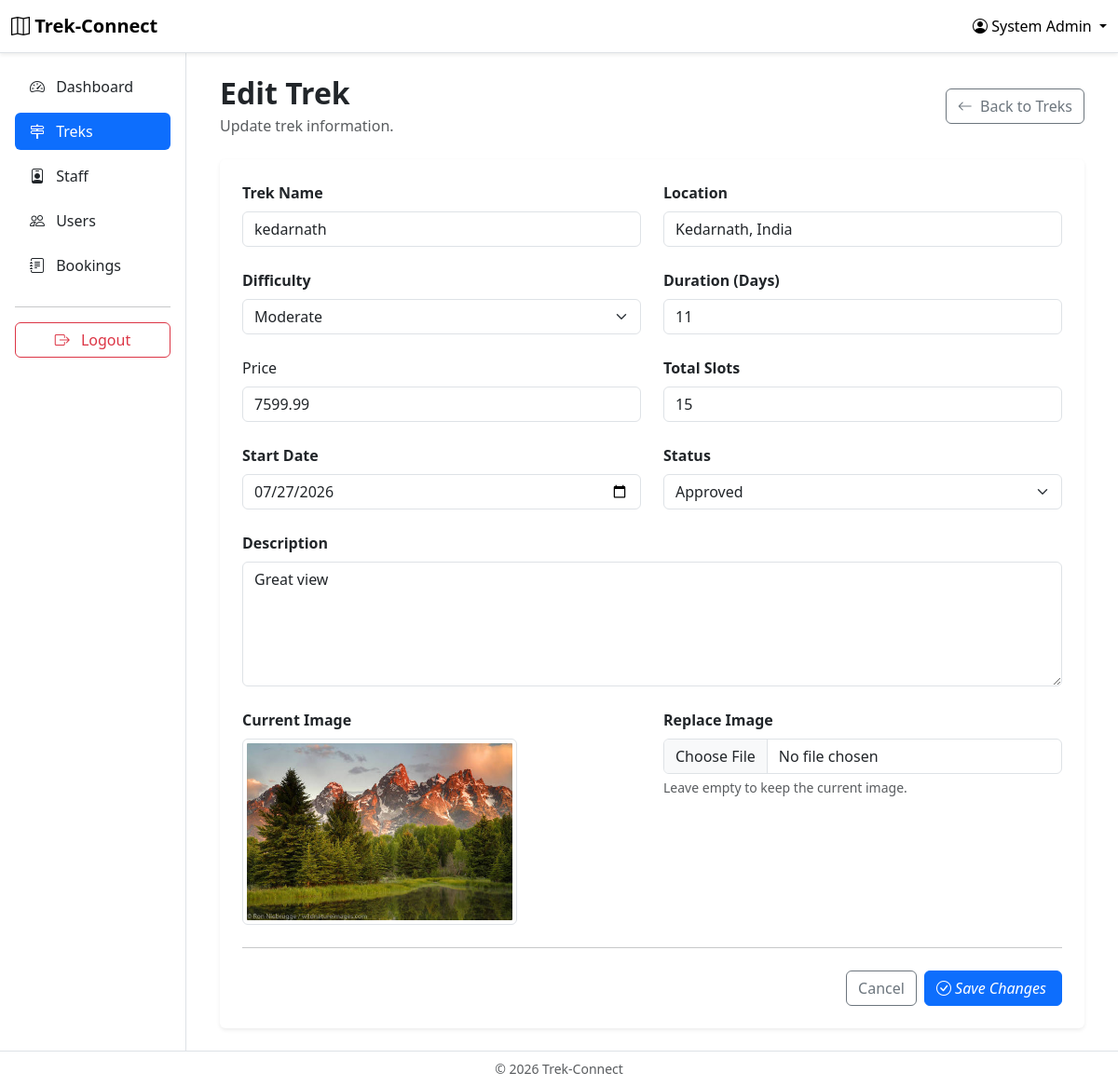
The app's page /admin/treks/edit/1 (signed in) with its own data.
### app/models.py (models this page shows)
class User(UserMixin, db.Model):
    __tablename__ = "users"
    id = db.Column(db.Integer, primary_key=True)
    name = db.Column(db.String(100), nullable=False)
    email = db.Column(db.String(100), unique=True, nullable=False)
    mobile_number = db.Column(db.String(15), unique=True, nullable=False)
    password_hash = db.Column(db.String(255), nullable=False)
    role = db.Column(db.String(20), nullable=False)
    is_blacklisted = db.Column(db.Boolean, default=False)
    created_at = db.Column(db.DateTime, default=datetime.now)
    bookings = db.relationship("Booking", backref="user", lazy=True)
    staff_profile = db.relationship("StaffProfile", backref="user", uselist=False)
    assigned_treks = db.relationship("Trek", secondary=trek_staff, back_populates="assigned_staff")

class Trek(db.Model):
    __tablename__ = "treks"
    id = db.Column(db.Integer, primary_key=True)
    name = db.Column(db.String(100), nullable=False, unique=True)
    location = db.Column(db.String(100), nullable=False)
    difficulty = db.Column(db.String(20), nullable=False)
    duration_days = db.Column(db.Integer, nullable=False)
    description = db.Column(db.Text)
    total_slots = db.Column(db.Integer, nullable=False)
    available_slots = db.Column(db.Integer, nullable=False)
    start_date = db.Column(db.Date, nullable=False)
    end_date = db.Column(db.Date, nullable=False)
    status = db.Column(db.String(20), nullable=False, default="Pending")
    assigned_staff = db.relationship("User", secondary=trek_staff, back_populates="assigned_treks")
    time_added = db.Column(db.DateTime, default=datetime.now)
    image_filename = db.Column(db.String(255), nullable=True)
    price = db.Column(db.Float, nullable=False)
    bookings = db.relationship("Booking", backref="trek", lazy=True)

### app/routes/admin.py (the view, shortened to what this page needs)
@admin.route("/treks/edit/<int:trek_id>", methods=["GET", "POST"])
@login_required
@allowed_roles("ADMIN")
def edit_trek(trek_id):
    trek = Trek.query.get_or_404(trek_id)
    if trek_is_locked(trek):
        flash("Completed Trek cannot be edited!", "danger")
        return redirect(url_for("admin.treks"))
    return render_template("admin/edit_trek.html", trek=trek, difficulties=constants.TREK_DIFFICULTIES, statuses=constants.TREK_STATUSES)

### app/__init__.py (called while the page is built)
@login_manager.user_loader
def load_user(user_id):
    user = User.query.get(int(user_id))
    if user and user.is_blacklisted == True:
        return None
    return user

### app/routes/admin.py (called while the page is built)
def trek_is_locked(trek):
    return trek.status == "Completed"

### app/templates/admin/edit_trek.html (shortened to what this page needs)
{% extends "base_dashboard.html" %}
{% block sidebar %}
    {% include "components/admin_sidebar.html" %}
{% endblock %}
{% block dashboard_content %}
<div class="container-fluid">
    <div class="d-flex justify-content-between align-items-center mb-4">
        <div>
            <h2 class="fw-bold mb-1">
                Edit Trek
            </h2>
            <p class="text-muted mb-0">
                Update trek information.
            </p>
        </div>
        <a href="{{ url_for('admin.treks') }}"
           class="btn btn-outline-secondary">
            <i class="bi bi-arrow-left me-1"></i>
            Back to Treks
        </a>
    </div>
    <div class="card shadow-sm border-0">
        <div class="card-body p-4">
            <form method="POST"
                  enctype="multipart/form-data">
                <div class="row g-4">
                    <div class="col-md-6">
                        <label class="form-label fw-semibold">
                            Trek Name
                        </label>
                        <input
                            type="text"
                            class="form-control"
                            name="name"
                            value="{{ trek.name }}"
                            required>
                    </div>
                    <div class="col-md-6">
                        <label class="form-label fw-semibold">
                            Location
                        </label>
                        <input
                            type="text"
                            class="form-control"
                            name="location"
                            value="{{ trek.location }}"
                            required>
                    </div>
                    <div class="col-md-6">
                        <label class="form-label fw-semibold">
                            Difficulty
                        </label>
                        <select
                            class="form-select"
                            name="difficulty"
                            required>
                            {% for difficulty in difficulties %}
                                <option
                                    value="{{ difficulty }}"
                                    {% if trek.difficulty == difficulty %}selected{% endif %}>
                                    {{ difficulty }}
                                </option>
                            {% endfor %}
                        </select>
                    </div>
                    <div class="col-md-6">
                        <label class="form-label fw-semibold">
                            Duration (Days)
                        </label>
                        <input
                            type="number"
                            min="1"
                            class="form-control"
                            name="duration_days"
                            value="{{ trek.duration_days }}"
                            required>
                    </div>
                    <div class="col-md-6">
                        <label class="form-label">
                            Price
                        </label>
                        <input
                            type="float"
                            class="form-control"
                            name="price"
                            min="0"
                            value="{{ trek.price }}"
                            required>
                    </div>
                    <div class="col-md-6">
                        <label class="form-label fw-semibold">
                            Total Slots
                        </label>
                        <input
                            type="number"
                            min="1"
                            class="form-control"
                            name="total_slots"
                            value="{{ trek.total_slots }}"
                            required>
                    </div>
                    <div class="col-md-6">
                        <label class="form-label fw-semibold">
                            Start Date
                        </label>
                        <input
                            type="date"
                            class="form-control"
                            name="start_date"
                            value="{{ trek.start_date.strftime('%Y-%m-%d') }}"
                            required>
                    </div>
                    <div class="col-md-6">
                        <label class="form-label fw-semibold">
                            Status
                        </label>
                        <select
                            class="form-select"
                            name="status">
                            {% for status in statuses %}
                                <option
                                    value="{{ status }}"
                                    {% if trek.status == status %}selected{% endif %}>
                                    {{ status }}
                                </option>
                            {% endfor %}
                        </select>
                    </div>
                    <div class="col-12">
                        <label class="form-label fw-semibold">
                            Description
                        </label>
                        <textarea
                            class="form-control"
                            rows="5"
                            name="description">{{ trek.description }}</textarea>
                    </div>
                    {% if trek.image_filename %}
                    <div class="col-md-6">
                        <label class="form-label fw-semibold">
                            Current Image
                        </label>
                        <div>
                            <img
                                src="{{ url_for('static', filename='uploads/trek_images/' ~ trek.image_filename) }}"
                                class="img-thumbnail"
                                style="max-height:200px;">
                        </div>
                    </div>
                    {% endif %}
                    <div class="{% if trek.image_filename %}col-md-6{% else %}col-12{% endif %}">
                        <label class="form-label fw-semibold">
                            Replace Image
                        </label>
                        <input
                            type="file"
                            class="form-control"
                            name="image"
                            accept="image/*">
                        <div class="form-text">
                            Leave empty to keep the current image.
                        </div>
                    </div>
                </div>
                <hr class="my-4">
                <div class="d-flex justify-content-end gap-2">
                    <a href="{{ url_for('admin.treks') }}" class="btn btn-outline-secondary"> Cancel </a>
                    <button type="submit" class="btn btn-primary">
                        <i class="bi bi-check-circle me-1"> Save Changes</i>
                    </button>
                </div>
            </form>
        </div>
    </div>
</div>
{% endblock %}

### app/templates/base_dashboard.html (shortened to what this page needs)
{% extends "base.html" %}
{% block navbar %}
<nav class="navbar navbar-expand-lg bg-white border-bottom shadow-sm">
    <div class="container-fluid">
        <a class="navbar-brand fw-bold" href="{{ url_for('main.home') }}">
            <i class="bi bi-map"></i> Trek-Connect
        </a>
        <div class="dropdown">
            <a href="#" class="text-black text-decoration-none dropdown-toggle" role="button" data-bs-toggle="dropdown">
                <i class="bi bi-person-circle"></i>
                {{ current_user.name }}
            </a>
                    {% if current_user.role == "ADMIN" %}
                        {% set profile_url = url_for("admin.profile") %}
                    {% elif current_user.role == "STAFF" %}
                        {% set profile_url = url_for("staff.profile") %}
                    {% else %}
                        {% set profile_url = url_for("user.profile") %}
                    {% endif %}
        </div>
    </div>
</nav>
{% endblock %}
{% block content %}
<div class="container-fluid">
    <div class="row">
        <div class="col-md-2 col-lg-2 bg-white border-end min-vh-100 p-0">
            {% block sidebar %}
            {% endblock %}
        </div>
        <div class="col-md-10 col-lg-10 p-4">
            {% block dashboard_content %}
            {% endblock %}
        </div>
    </div>
</div>
{% endblock %}
{% block footer %}
<footer class="border-top bg-white py-2">
    <div class="container-fluid text-center text-muted small">
        &copy; 2026 Trek-Connect
    </div>
</footer>
{% endblock %}

### app/static/css/style.css (style rules this page uses)
html { scroll-behavior: smooth; }

### records on screen
User: name "System Admin"
Trek: name "kedarnath", location "Kedarnath, India", difficulty "Moderate", duration_days "11", price "7599.99", total_slots "15", start_date "07/27/2026", status "Approved", description "Great view", image_filename (picture)
